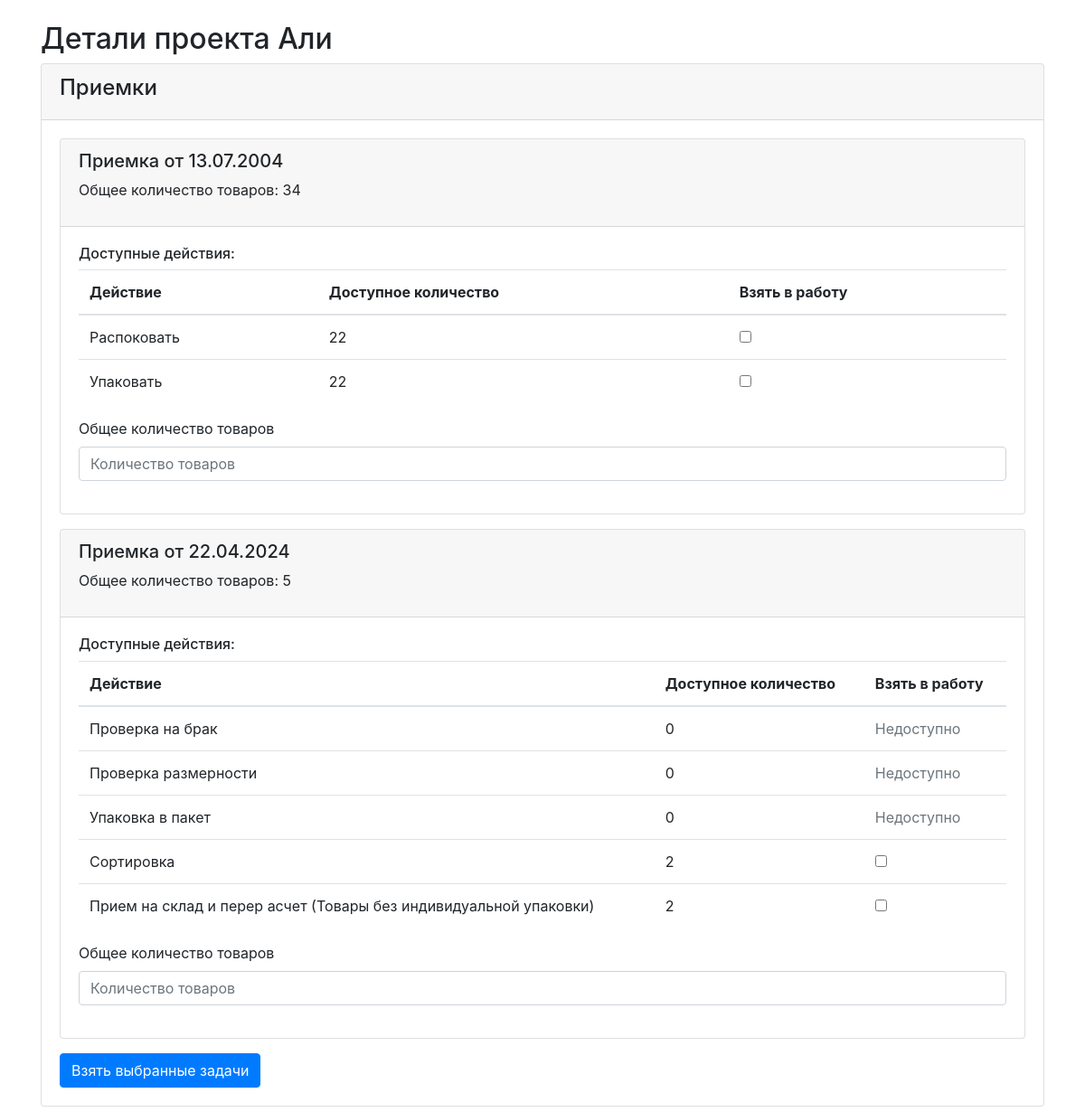
Screenshot of /otk_project_details/1 (signed in) with the database file from the repository.
### models/models.py (models this page shows)
class Project(db.Model):
    __tablename__ = 'projects'
    id = db.Column(db.Integer, primary_key=True)
    name = db.Column(db.String(100), nullable=False)

class Reception(db.Model):
    __tablename__ = 'receptions'
    id = db.Column(db.Integer, primary_key=True)
    priemka_date = db.Column(db.Date, nullable=False)

class Action(db.Model):
    __tablename__ = 'actions'
    id = db.Column(db.Integer, primary_key=True)
    name = db.Column(db.String(100), nullable=False)
    status = db.Column(db.String(50), nullable=False)
    quantity=db.Column(db.Integer,nullable=True)

### main.py (the view)
@app.route('/otk_project_details/<int:project_id>')
@login_required
def otk_project_details(project_id):
    if current_user.role != "ОТК":
        return "Доступ запрещен", 403
    project = Project.query.get_or_404(project_id)
    receptions = Reception.query.join(ProjectReception).filter(
        ProjectReception.project_id == project_id
    ).all()
    for reception in receptions:
        reception.total_quantity = db.session.query(func.sum(GoodsReception.kol_vo)).\
            filter(GoodsReception.priemka_id == reception.id).\
            scalar() or 0
        reception.actions = db.session.query(Action).\
            join(ReceptionAction, ReceptionAction.deistvie_id == Action.id).\
            filter(ReceptionAction.priemka_id == reception.id).\
            all()
        for action in reception.actions:
            action.taken_quantity = db.session.query(func.sum(UserAction.kol_vo)).\
                filter(UserAction.deistvie_id == action.id).\
                scalar() or 0
            action.available_quantity = reception.total_quantity - action.taken_quantity
    return render_template(
        'otk_project_details.html',
        project=project,
        receptions=receptions
    )

### main.py (called while the page is built)
@login_manager.user_loader
def load_user(user_id):
    return db.session.get(Empoyeer, int(user_id))

### templates/otk_project_details.html (shortened to what this page needs)
<!DOCTYPE html>
<html>
<head>
    <link href="https://stackpath.bootstrapcdn.com/bootstrap/4.5.2/css/bootstrap.min.css" rel="stylesheet">
</head>
<body>
    <div class="container mt-4">
        <h2>Детали проекта {{ project.name }}</h2>
        <div class="card mb-4">
            <div class="card-header">
                <h4>Приемки</h4>
            </div>
            <div class="card-body">
                {% if receptions %}
                    <form action="{{ url_for('take_tasks') }}" method="POST">
                        {% for reception in receptions %}
                        <div class="card mb-3">
                            <div class="card-header">
                                <h5>Приемка от {{ reception.priemka_date.strftime('%d.%m.%Y') }}</h5>
                                <p>Общее количество товаров: {{ reception.total_quantity }}</p>
                            </div>
                            <div class="card-body">
                                <h6>Доступные действия:</h6>
                                {% if reception.actions %}
                                    <table class="table">
                                        <thead>
                                            <tr>
                                                <th>Действие</th>
                                                <th>Доступное количество</th>
                                                <th>Взять в работу</th>
                                            </tr>
                                        </thead>
                                        <tbody>
                                            {% for action in reception.actions %}
                                            <tr>
                                                <td>{{ action.name }}</td>
                                                <td>{{ action.available_quantity }}</td>
                                                <td>
                                                    {% if action.available_quantity > 0 and not action.in_progress %}
                                                    <input type="checkbox" name="actions[]" value="{{ action.id }}">
                                                    {% else %}
                                                    <span class="text-muted">Недоступно</span>
                                                    {% endif %}
                                                </td>
                                            </tr>
                                            {% endfor %}
                                        </tbody>
                                    </table>
                                    <div class="form-group">
                                        <label for="total_quantity_{{ reception.id }}">Общее количество товаров</label>
                                        <input type="number" id="total_quantity_{{ reception.id }}" name="total_quantity_{{ reception.id }}" placeholder="Количество товаров" min="1" max="{{ reception.total_quantity }}" class="form-control">
                                    </div>
                                {% else %}
                                    <p>Нет доступных действий</p>
                                {% endif %}
                            </div>
                        </div>
                        {% endfor %}
                        <button type="submit" class="btn btn-primary">Взять выбранные задачи</button>
                    </form>
                {% else %}
                    <p>Нет приемок</p>
                {% endif %}
            </div>
        </div>
    </div>
</body>
</html>

### rows the page displays
Project: name "Али"
Reception: priemka_date "13.07.2004", total_quantity "34"
Action: name "Распоковать", available_quantity "22"
Action: name "Упаковать", available_quantity "22"
Reception: priemka_date "22.04.2024", total_quantity "5"
Action: name "Проверка на брак", available_quantity "0", shows "Недоступно"
Action: name "Проверка размерности", available_quantity "0", shows "Недоступно"
Action: name "Упаковка в пакет", available_quantity "0", shows "Недоступно"
Action: name "Сортировка", available_quantity "2"
Action: name "Прием на склад и перер асчет (Товары без индивидуальной упаковки)", available_quantity "2"
